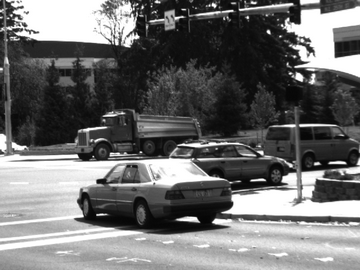
#> input picture dumptruck/dumptruck1.bmp, 360 x 270 px, found by its file name
$ python 'OF(improved).py'
#> lines starting #> are read from the running program, lines starting #| are printed output that depends on the picture; after the words box and inside, x2 and y2 are one past the last pixel; in counts of white or black regions, pixels touching at a corner belong together
# -*- coding: utf-8 -*-
"""
Course:Machine Vision
Project: Draw the optical flow with two image and improve the algorithm
Author: David Li
Create date:2021.12.21

"""

import cv2
import numpy as np
import time
import matplotlib.pyplot as plt


path1 = "D:\\basketball\\basketball"
path1s = "D:\\differenceb.png"
path2 = "D:\\dumptruck\\dumptruck"

dt1 = cv2.imread(path2+"1.bmp")
#> dt1 is the input picture: shape (270, 360, 3); min 2, max 255, mean 110.4
dt2 = cv2.imread(path2+"2.bmp")
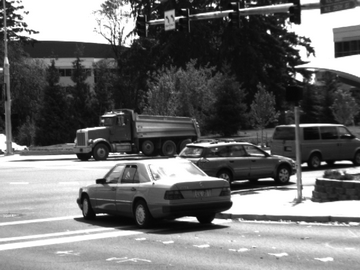
#> input picture dumptruck/dumptruck2.bmp, 360 x 270 px, found by its file name
#> dt2 is the input picture: shape (270, 360, 3); min 1, max 255, mean 110.1

bb1=cv2.imread(path1+"1.bmp")
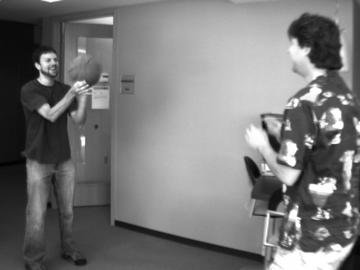
#> input picture basketball/basketball1.bmp, 360 x 270 px, found by its file name
#> bb1 is the input picture: shape (270, 360, 3); min 2, max 255, mean 119.2
bb2=cv2.imread(path1+"2.bmp")
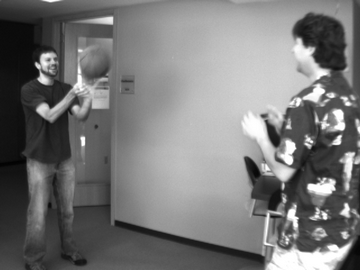
#> input picture basketball/basketball2.bmp, 360 x 270 px, found by its file name
#> bb2 is the input picture: shape (270, 360, 3); min 2, max 255, mean 118.9
bb=cv2.imread(path2)

gbb1=cv2.cvtColor(dt1, cv2.COLOR_BGR2GRAY)
gbb2=cv2.cvtColor(dt2, cv2.COLOR_BGR2GRAY)

#---------Backgound Remove---------------------------------------------------------------------
kernel = np.ones((3,3), np.uint8)
ker=np.array([[0,1,0],
              [1,1,1],
              [0,1,0]],dtype=np.uint8)
itr=1


difference = cv2.absdiff(gbb1,gbb2)
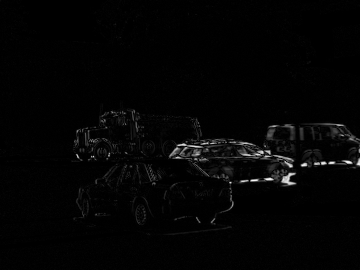
#> difference: shape (270, 360); min 0, max 248, mean 4.3
_ ,diff = cv2.threshold(difference,6,255,cv2.THRESH_BINARY)
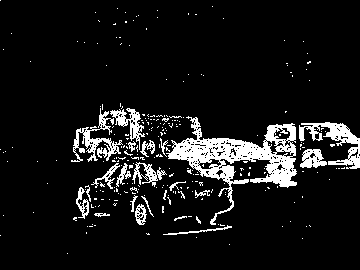
#> diff: shape (270, 360); 9.1% white; 259 white regions (237 under 20 px), largest, box (x1, y1, x2, y2) and area: (166, 116, 297, 225) 3975, (299, 122, 360, 169) 1003, (71, 108, 123, 162) 827

# [11 lines of commented-out code are left out]

hsv1 = np.zeros_like(gbb1)
hsv1[...,1] = 255


flow=cv2.calcOpticalFlowFarneback(gbb1, gbb2, None, 0.5,3,15,3,5,1.2,0)

h,w=gbb1.shape[:2]
#> h = 270; w = 360
step = 9
y,x = np.mgrid[step / 2:h:step, step / 2:w:step].reshape(2, -1).astype(int)
#> y = 1200 values from 4 to 265
fx, fy = flow[y, x].T
#> fx = 1200 values, max 9.24 at index 659, min -1.32 at index 784, mean 0.485; fy = 1200 values, max 1.18 at index 792, min -4.22 at index 712, mean -0.0461
lines = np.vstack([x, y, x + fx, y + fy]).T.reshape(-1, 2, 2)
lines = np.int32(lines)

#------------------以下向量場的線尚需調整
line = []
startpoint=[]
endpoint=[]
u = []
v = []
X = []
Y = []
diffP = []
vecP = []
#------------------------------------------------
width = len(diff[0]) #359
#> width = 360
height = len(diff[1]) #269
#> height = 360

for i in range(269):
    for j in range(359):
        if diff[i][j] == 255:
            diffP.append(tuple(np.array([i,j])))

for l in lines:
    if l[0][0]-l[1][0]>0.01 or l[0][1]-l[1][1]>0.01:
        line.append(l)
        pos = np.array([l[0][1],l[0][0]])
        position = tuple(pos)
        T = position in diffP
        if T == True:
            print(position)
            u.append((l[1][0]-l[0][0])/2)  #X到X
            v.append((0-(l[1][1]-l[0][1]))/2)
            X.append(l[0][0])
            Y.append(l[0][1])
#> this loop made 1200 passes
#> (l, position) on passes 2, 3, 4, 5, 10, 14, 19, 20, 21, 22, 24, 25: ([[13, 4], [12, 3]], (4, 13)), ([[22, 4], [21, 3]], (4, 22)), ([[31, 4], [30, 3]], (4, 31)), ([[40, 4], [39, 4]], (4, 40)), ([[85, 4], [84, 4]], (4, 85)), ([[121, 4], [120, 3]], (4, 121)), ([[166, 4], [165, 3]], (4, 166)), ([[175, 4], [174, 3]], (4, 175)), ([[184, 4], [183, 4]], (4, 184)), ([[193, 4], [192, 3]], (4, 193)), ([[211, 4], [210, 4]], (4, 211)), ([[220, 4], [219, 4]], (4, 220))
#> position on passes 63, 64, 65, 66, 68, 69: (13, 202), (13, 211), (13, 220), (13, 229), (13, 247), (13, 256)
#> after the loop, X = 107 values, max 355 at index 32, min 76 at index 9, mean 210.3; Y = 107 values from 76 to 229; line = 1008 items, first 6: [[4, 4], [3, 4]], [[13, 4], [12, 3]], [[22, 4], [21, 3]], [[31, 4], [30, 3]], [[40, 4], [39, 4]], [[85, 4], [84, 4]]; u = 107 values, max 4.5 at index 38, min -1 at index 1, mean 1.23; v = 107 values, max 0.5 at index 0, min 0 at index 1, mean 0.341

print(type(diffP))


        #v.append(np.array([l[0][1],l[1][1]]))    #Y到Y
RY=list(reversed(Y))
#> RY = 107 values, max 229 at index 0, min 76 at index 106, mean 157.7

for l in range(len(RY)):
    RY[l]=RY[l]-60
#> this loop made 107 passes
#> after the loop, RY = 107 values, max 169 at index 0, min 16 at index 106, mean 97.67

print(len(u))
#| 107
print(len(v))
#| 107

VectFd=cv2.polylines(bb1, line, 0, (0,255,0))
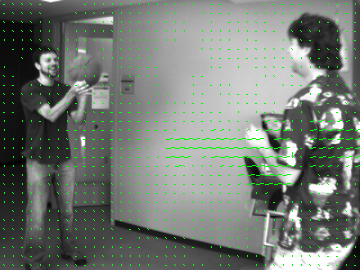
#> VectFd: shape (270, 360, 3); mean B, G, R 115.9, 122.7, 115.9


# [5 lines of commented-out code are left out]
plt.figure(dpi=300)
plt.quiver(X,RY,u,v)
plt.xticks(np.arange(0,360,30))
plt.yticks(np.arange(0,300,30))

plt.gca().set_aspect("equal")
plt.show()
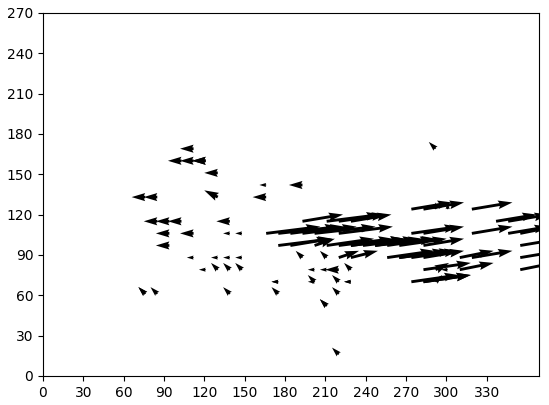
#> figure drawn by matplotlib, 1 panel

#-------------------------------------------------------------------------------------
#print(type(startpoint[12])
print("-----------------")


cv2.namedWindow("Basketball1",cv2.WINDOW_AUTOSIZE)
#cv2.namedWindow("KNN",cv2.WINDOW_AUTOSIZE)
cv2.imshow("Basketball1",diff) #VectFd
#cv2.imshow("diff",diff)
#cv2.imshow("bbb2",bbb2)

click= cv2.waitKey(0)
#> (key Esc is pressed here)
if click == ord("s"):
    cv2.imwrite(path1s,diff)#VectFd
    print("The vector field image have been saved successfully.")

cv2.destroyAllWindows()
